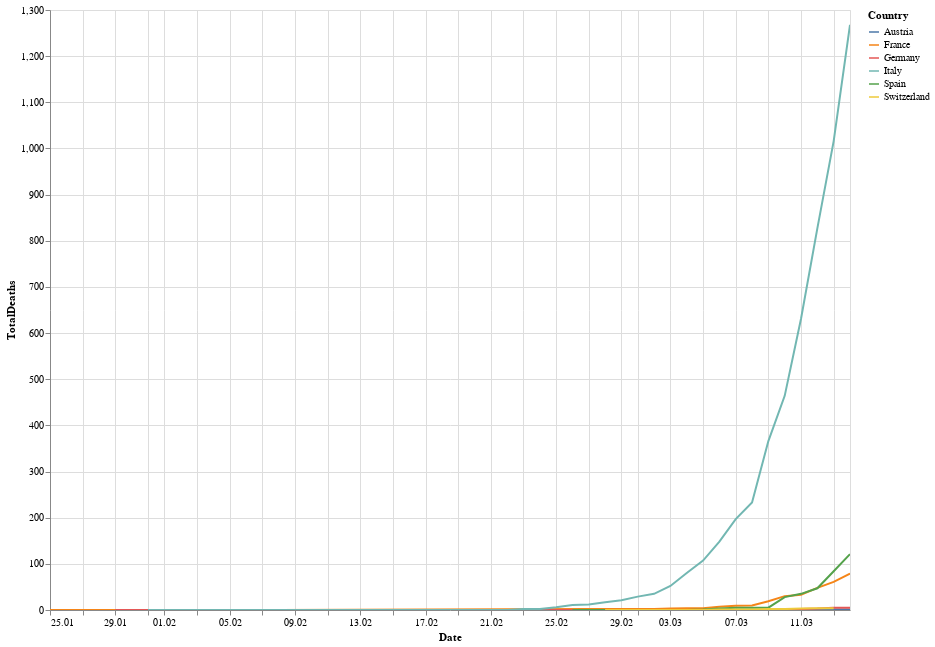

Notebook code for this chart:
### Code cell
alt.Chart(df[(df.CountryExp.isin(countries))]).mark_line().encode(
    alt.Y('TotalDeaths'),
    alt.X('DateRep:T', axis = alt.Axis(title = 'Date', format = ("%d.%m"))),
    color='Country',
    tooltip=['Country', 'DateRep', 'TotalDeaths']
).properties(
    height=600,
    width=800
).transform_filter(
    (datum.NewConfCases > 2)
).interactive()

### Figure 1 — Vega-Lite specification as saved in the notebook (floating-point values rounded to 4 significant figures; data arrays with more than 128 entries replaced by an {"elided": "..."} marker saying what was removed)
{"config": {"view": {"continuousWidth": 400, "continuousHeight": 300}}, "data": {"name": "data-964a526bf2afcec5208c957417a6b930"}, "mark": "line", "encoding": {"color": {"type": "nominal", "field": "Country"}, "tooltip": [{"type": "nominal", "field": "Country"}, {"type": "temporal", "field": "DateRep"}, {"type": "quantitative", "field": "TotalDeaths"}], "x": {"type": "temporal", "axis": {"format": "%d.%m", "title": "Date"}, "field": "DateRep"}, "y": {"type": "quantitative", "field": "TotalDeaths"}}, "height": 600, "selection": {"selector020": {"type": "interval", "bind": "scales", "encodings": ["x", "y"]}}, "transform": [{"filter": "(datum.NewConfCases > 2)"}], "width": 800, "$schema": "https://vega.github.io/schema/vega-lite/v4.0.2.json", "datasets": {"data-964a526bf2afcec5208c957417a6b930": {"elided": "449 records"}}}
